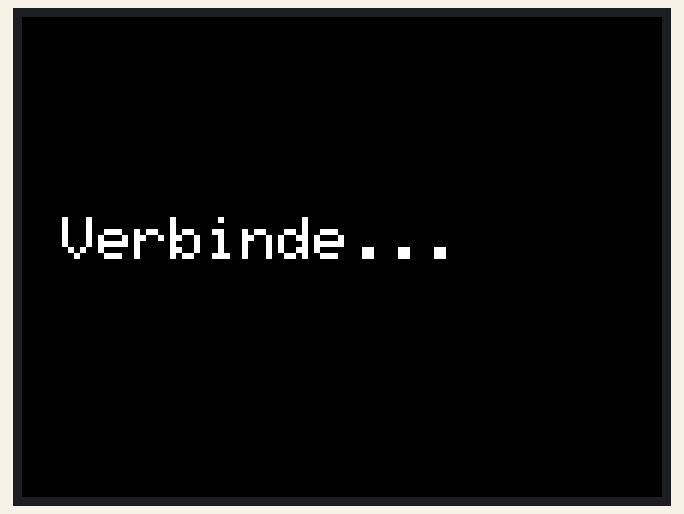
Simulated run of this sketch. Board: ESP32. Shown: 320×240 colour display. WiFi joins after 1.5 s; servers stay silent unless stated; network time is answered at once with the bench clock; the local clock reads 2024-03-15 10:24:30 at power-on unless the sketch sets it.

Above: at 0.8 s.
At 2.0 s:
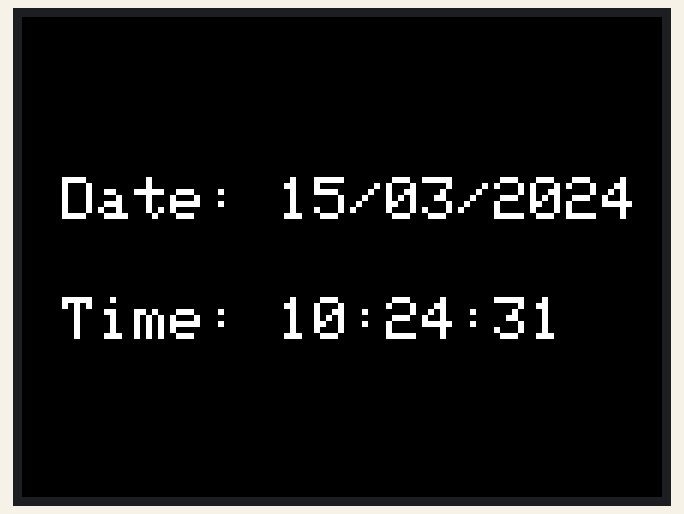
At 6.3 s:
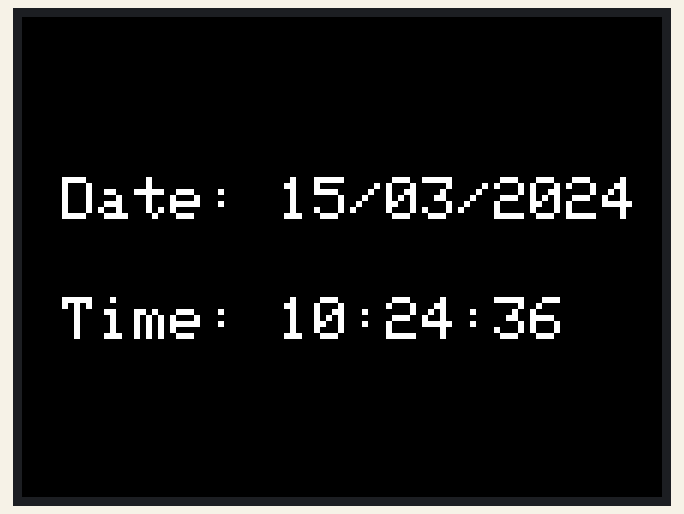
At 10.6 s:
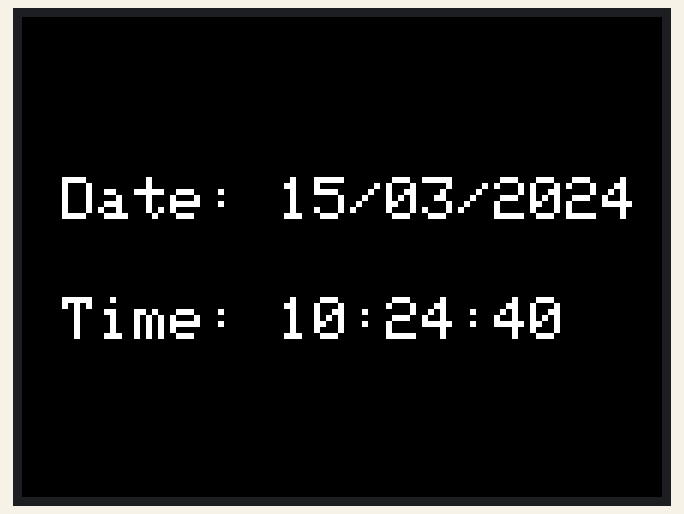
At 20.4 s:
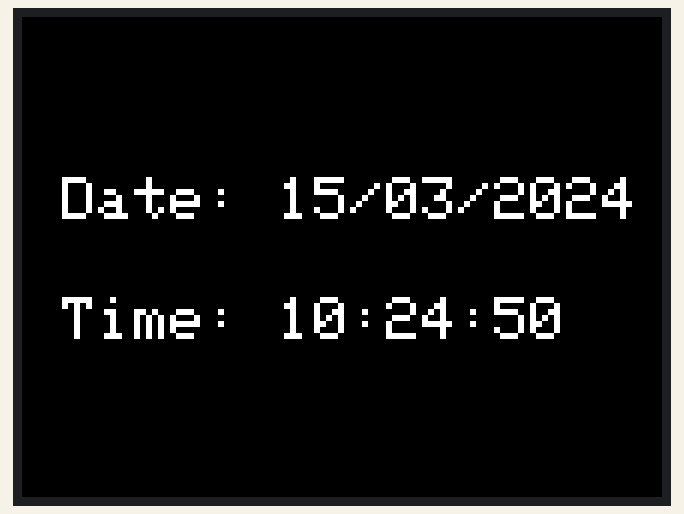
At 38.8 s:
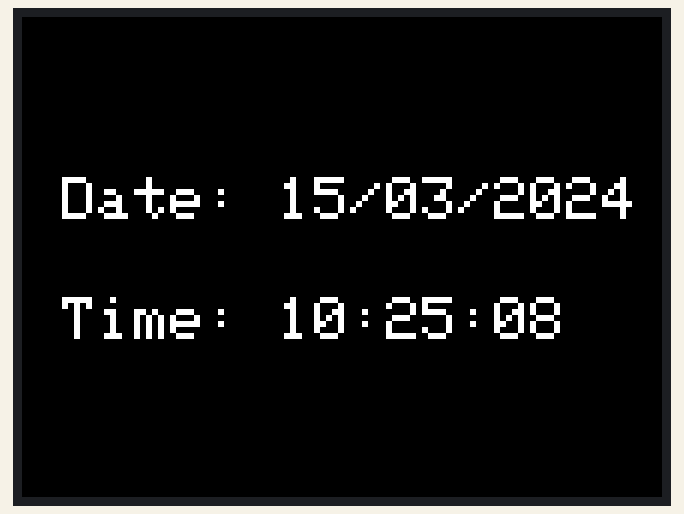

The sketch:

Aktuelle_Uhrzeit.ino
```cpp
#include <M5Core2.h>        // M5Stack Core2-Bibliothek
#include <WiFi.h>           // WLAN-Bibliothek
#include <NTPClient.h>      // NTPClient-Bibliothek für Zeitabfrage
#include <WiFiUdp.h>        // UDP-Bibliothek, erforderlich für NTP

// WLAN-Zugangsdaten
const char* ssid = "WLAN_NAME";         // WLAN-SSID hier einfügen
const char* password = "WLAN_PASSWORT"; // WLAN-Passwort hier einfügen

// NTP-Client-Setup
WiFiUDP ntpUDP;                           // UDP-Objekt für die Kommunikation
NTPClient timeClient(ntpUDP, "pool.ntp.org", 3600, 60000); // Zeitzone und Updateintervall

// Funktion zum Berechnen von Datum aus dem Unix-Timestamp
void getFormattedDate(int& day, int& month, int& year) {
    unsigned long rawTime = timeClient.getEpochTime(); // Epoch-Time in Sekunden
    struct tm * ti;
    ti = localtime(&rawTime);   // Umwandeln in Kalenderzeit
    day = ti->tm_mday;
    month = ti->tm_mon + 1;     // Monate sind in C++ 0-basiert, daher +1
    year = ti->tm_year + 1900;  // Jahr seit 1900, daher +1900
}

void setup() {
    // Initialisierung
    M5.begin();
    M5.Lcd.fillScreen(BLACK);            // Hintergrundfarbe
    M5.Lcd.setTextColor(WHITE);          // Textfarbe
    M5.Lcd.setTextSize(3);               // Textgröße

    // WLAN-Verbindung herstellen
    WiFi.begin(ssid, password);
    while (WiFi.status() != WL_CONNECTED) {
        delay(500);
        M5.Lcd.setCursor(20, 100);
        M5.Lcd.print("Verbinde...");
    }

    // Starten des NTP-Clients
    timeClient.begin();
    M5.Lcd.fillScreen(BLACK);            // Bildschirm nach Verbindung löschen
}

void loop() {
    // Zeit vom NTP-Server abrufen
    timeClient.update();

    // Datum berechnen
    int currentDay, currentMonth, currentYear;
    getFormattedDate(currentDay, currentMonth, currentYear);

    // Aktuelle Stunde, Minute und Sekunde abrufen
    int currentHour = timeClient.getHours();
    int currentMinute = timeClient.getMinutes();
    int currentSecond = timeClient.getSeconds();

    // Datum und Uhrzeit auf dem Display anzeigen
    M5.Lcd.setCursor(20, 80);   // Position für Datum
    M5.Lcd.fillScreen(BLACK);   // Bildschirm vor jeder Aktualisierung löschen
    M5.Lcd.printf("Date: %02d/%02d/%04d", currentDay, currentMonth, currentYear);

    M5.Lcd.setCursor(20, 140);  // Position für Uhrzeit
    M5.Lcd.printf("Time: %02d:%02d:%02d", currentHour, currentMinute, currentSecond);

    delay(1000); // Aktualisierung jede Sekunde
}
```

Measured:
- what the display in image 0 shows lasts 1.0 s, from 0.7 s to 1.7 s
- what the display in image 1 shows lasts 1.1 s, from 1.9 s to 3.0 s
